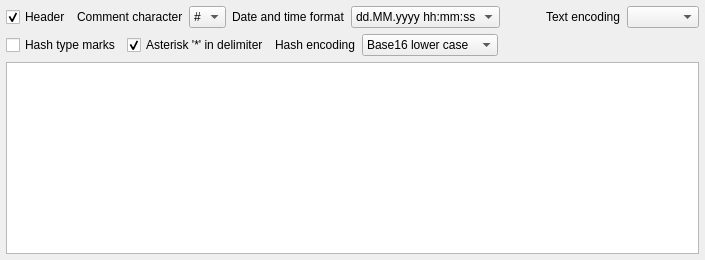
          <widget class="QWidget" name="tabChecksumFile">
           <attribute name="title">
            <string>Checksum file</string>
           </attribute>
           <layout class="QVBoxLayout" name="verticalLayoutFileViewer">
            <property name="margin">
             <number>0</number>
            </property>
            <item>
             <layout class="QVBoxLayout" name="verticalLayout_4">
              <property name="margin">
               <number>6</number>
              </property>
              <item>
               <layout class="QHBoxLayout" name="horizontalLayout_13">
                <item>
                 <widget class="QCheckBox" name="checkBoxWriteHeader">
                  <property name="text">
                   <string>Header</string>
                  </property>
                  <property name="checked">
                   <bool>true</bool>
                  </property>
                 </widget>
                </item>
                <item>
                 <widget class="QLabel" name="labelCommentCharacter">
                  <property name="text">
                   <string>Comment character</string>
                  </property>
                 </widget>
                </item>
                <item>
                 <widget class="QComboBox" name="comboBoxCommentCharacter">
                  <item>
                   <property name="text">
                    <string>#</string>
                   </property>
                  </item>
                  <item>
                   <property name="text">
                    <string>;</string>
                   </property>
                  </item>
                 </widget>
                </item>
                <item>
                 <widget class="QLabel" name="labelDateTimeFormat">
                  <property name="text">
                   <string>Date and time format</string>
                  </property>
                 </widget>
                </item>
                <item>
                 <widget class="QComboBox" name="comboBoxDateTimeFormat">
                  <item>
                   <property name="text">
                    <string>dd.MM.yyyy hh:mm:ss</string>
                   </property>
                  </item>
                  <item>
                   <property name="text">
                    <string>MM.dd.yyyy hh:mm:ss</string>
                   </property>
                  </item>
                  <item>
                   <property name="text">
                    <string>dd.MM.yyyy</string>
                   </property>
                  </item>
                  <item>
                   <property name="text">
                    <string>MM.dd.yyyy</string>
                   </property>
                  </item>
                 </widget>
                </item>
                <item>
                 <spacer name="horizontalSpacer_15">
                  <property name="orientation">
                   <enum>Qt::Horizontal</enum>
                  </property>
                  <property name="sizeHint" stdset="0">
                   <size>
                    <width>40</width>
                    <height>20</height>
                   </size>
                  </property>
                 </spacer>
                </item>
                <item>
                 <widget class="QLabel" name="labelTextEncoding">
                  <property name="text">
                   <string>Text encoding</string>
                  </property>
                 </widget>
                </item>
                <item>
                 <widget class="QComboBox" name="comboBoxEncoding"/>
                </item>
               </layout>
              </item>
              <item>
               <layout class="QHBoxLayout" name="horizontalLayout_16">
                <item>
                 <widget class="QCheckBox" name="checkBoxWriteHashAlgorithm">
                  <property name="text">
                   <string>Hash type marks</string>
                  </property>
                 </widget>
                </item>
                <item>
                 <widget class="QCheckBox" name="checkBoxWriteAsteriskDelimiter">
                  <property name="text">
                   <string>Asterisk '*' in delimiter</string>
                  </property>
                  <property name="checked">
                   <bool>true</bool>
                  </property>
                 </widget>
                </item>
                <item>
                 <widget class="QLabel" name="labelHashEncoding">
                  <property name="text">
                   <string>Hash encoding</string>
                  </property>
                 </widget>
                </item>
                <item>
                 <widget class="QComboBox" name="comboBoxHashEncoding">
                  <property name="currentIndex">
                   <number>1</number>
                  </property>
                  <item>
                   <property name="text">
                    <string>Base16 upper case</string>
                   </property>
                  </item>
                  <item>
                   <property name="text">
                    <string>Base16 lower case</string>
                   </property>
                  </item>
                  <item>
                   <property name="text">
                    <string>Base32</string>
                   </property>
                  </item>
                  <item>
                   <property name="text">
                    <string>Base32hex</string>
                   </property>
                  </item>
                  <item>
                   <property name="text">
                    <string>Base64</string>
                   </property>
                  </item>
                  <item>
                   <property name="text">
                    <string>Base64url</string>
                   </property>
                  </item>
                 </widget>
                </item>
                <item>
                 <spacer name="horizontalSpacer_17">
                  <property name="orientation">
                   <enum>Qt::Horizontal</enum>
                  </property>
                  <property name="sizeHint" stdset="0">
                   <size>
                    <width>40</width>
                    <height>20</height>
                   </size>
                  </property>
                 </spacer>
                </item>
               </layout>
              </item>
              <item>
               <widget class="QTextEdit" name="textEditChecksumFile">
                <property name="font">
                 <font>
                  <family>Courier</family>
                 </font>
                </property>
                <property name="lineWrapMode">
                 <enum>QTextEdit::NoWrap</enum>
                </property>
               </widget>
              </item>
             </layout>
            </item>
           </layout>
          </widget>
